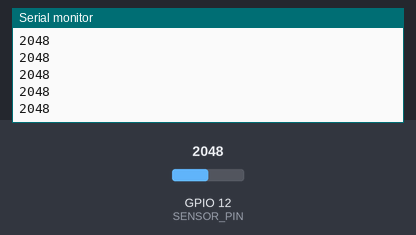
Bench run of a sketch on a simulated ESP32. On the bench: the last lines printed to the serial monitor. Inputs (shaded band) come from the test bench; at power-on: GPIO 12 (SENSOR_PIN) = 2048. Nothing arrives over Bluetooth unless stated.

Above: at 1.2 s.
1.3 s: GPIO 12 (SENSOR_PIN) set to 2866
At 1.8 s:
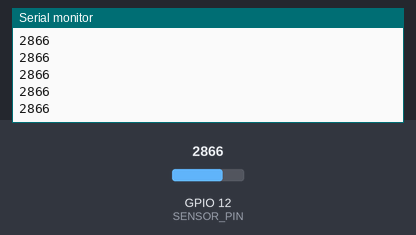
2.8 s: GPIO 12 (SENSOR_PIN) set to 3603
At 3.8 s:
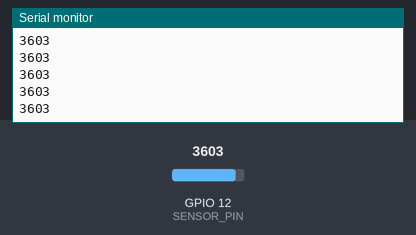
Timing chart, 0 to 5.8 s (numbered marks = the images above; inputs shaded):
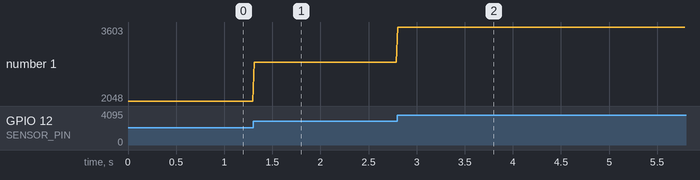

Measured:
- after the input at 1.3 s, the serial monitor: prints a new line at once (image 1)
- after the input at 2.8 s, the serial monitor: prints a new line at once (image 2)
- plotted number 1: 2048 → 2866 after the input at 1.3 s, 2866 → 3603 after the input at 2.8 s

The sketch:

arduino_heart_sensor.ino
```cpp
#include <analogWrite.h>
#include <BluetoothSerial.h>

int SENSOR_PIN = 12;

BluetoothSerial SerialBT;
int Signal;
float mapVal;

void setup() {
  pinMode(SENSOR_PIN,INPUT);
  Serial.begin(9660);
  SerialBT.begin("ESP32-3");
}

void loop() {
   Signal = analogRead(SENSOR_PIN);  // Read the PulseSensor's value.
   mapVal =  map(Signal, 2000, 4000, 0, 255);
   if( mapVal < 0 ) mapVal   = 0;
   if( mapVal > 255 ) mapVal = 255;
   Serial.flush();
   Serial.println(Signal);
   SerialBT.flush();
   SerialBT.println(Signal);
   delay(16);
}
```
